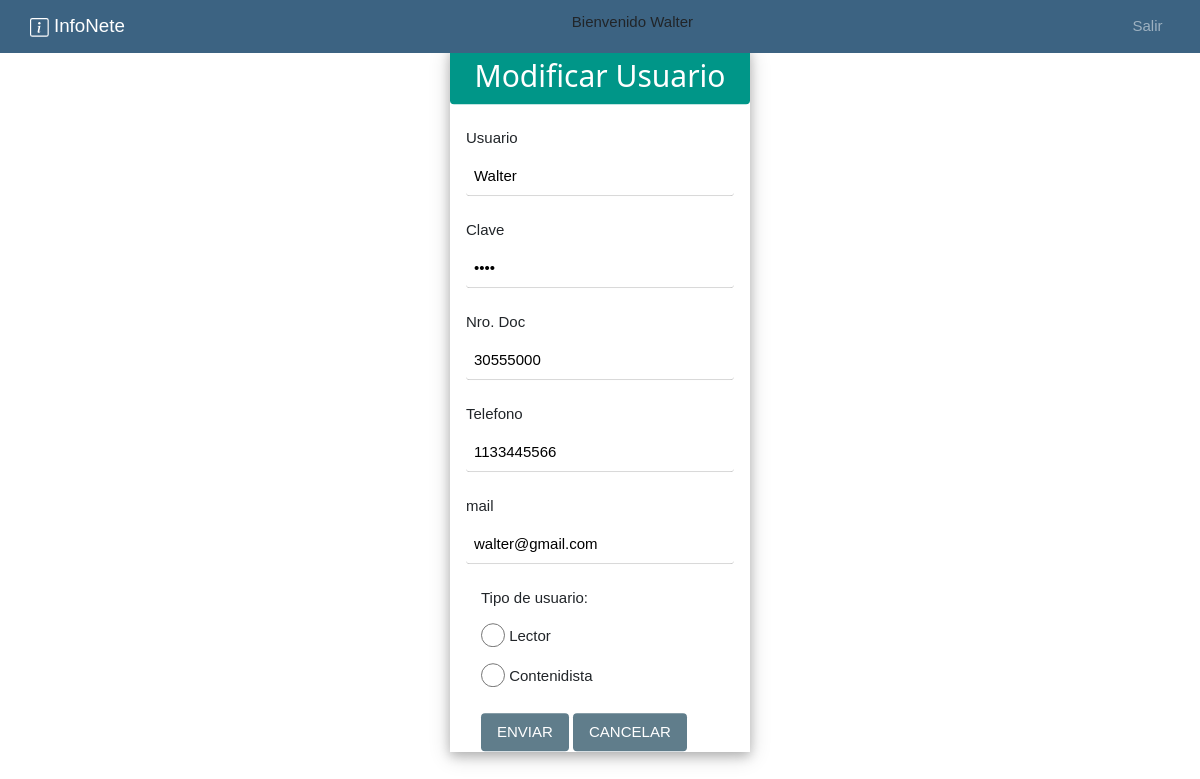
Screenshot of /interno.php?page=buscarUsuarioById&idUsiario=1 (signed in) with the database file from the repository.
### tables this page shows
CREATE TABLE Usuario    				
(
Id_usuario int NOT NULL auto_increment,
Nro_doc int NOT NULL,
Cod_doc int NOT NULL,
Nombre varchar(50),
Mail varchar(64),
Telefono int,
Cod_Localidad int NOT NULL,										
Cod_Usuario int NOT NULL,										 
Pass varchar(50),																						
CONSTRAINT PK_Usuario PRIMARY KEY (Id_usuario),
CONSTRAINT FK_Usuario_Documento FOREIGN KEY (Cod_doc) REFERENCES Tipo_doc (Cod_doc),
CONSTRAINT FK_Usuario_Localidad FOREIGN KEY (Cod_Localidad) REFERENCES Localidad (Cod_Localidad),
CONSTRAINT FK_Usuario_Rol FOREIGN KEY (Cod_Usuario) REFERENCES Rol (Cod_Rol) 
);

### controller/AdministradorController.php (called while the page is built, shortened)
<?php
class AdministradorController
{
    private $modelo;
        public function __construct(){
            $this->modelo = new AdminModel();
        }
    public function executeBuscarUsuarioById($idUsuario){
        $this->modelo->executeBuscarUsuarioById($idUsuario);
        include_once("view/modificarUsuarioView.php");
    }
}

### helper/Database.php (called while the page is built, shortened)
<?php
class Database{
    private $conexion;
    public function __construct(){
        $configuracion = parse_ini_file("config/config.ini");
        $servername = $configuracion["servername"];
        $username = $configuracion["username"];
        $dbname =  $configuracion["dbname"];
        $password =  $configuracion["password"];
        $conn = new mysqli($servername, $username, $password);
        $conn->select_db($dbname);
        $this->conexion = $conn;
    }
    public function executeBuscarUsuarioById($idUsuario){
        $stmt = $this->conexion->prepare("SELECT * FROM Usuario WHERE Id_usuario = ?");
        $stmt->bind_param('i', $idUsuario);
        $stmt->execute();
        $result = $stmt->get_result();
    }
}

### model/AdminModel.php (called while the page is built, shortened)
<?php
include_once("helper/Database.php");
class AdminModel
{
    private $conexion;
    public function __construct(){
        $this->conexion = new Database();
    }
    public function executeBuscarUsuarioById($idUsuario){
        $this->conexion->executeBuscarUsuarioById($idUsuario);
    }
}

### view/modificarUsuarioView.php (the view, shortened to what this page needs)
<?php if(isset($_SESSION["usuariosModif"])) {
    $usuario = $_SESSION["usuariosModif"];
    $pos = explode("-", $usuario);
?>
<div class="w3-card-4 w3-display-middle " style="width:25%;">
    <div class="w3-container w3-teal w3-round">
        <h2 class="w3-center">Modificar Usuario</h2>
    </div>
    <br>
    <form class="w3-container" name="registrar" action="interno.php?page=modifDatosUsuario" method="post" enctype="application/x-www-form-urlencoded">
        <label>Usuario </label><input class="w3-input w3-round" type="text" name="usuario" value="<?php echo $pos[2]?>"> <br/>
        <label>Clave </label><input class="w3-input w3-round" type="password" name="clave" value="<?php echo $pos[4]?>"><br/>
        <label>Nro. Doc </label><input class="w3-input w3-round" type="text" name="nroDoc" value="<?php echo $pos[1]?>"><br/>
        <label>Telefono </label><input class="w3-input w3-round" type="text" name="telefono" value="<?php echo $pos[5]?>"><br/>
        <label>mail </label><input class="w3-input w3-round" type="email" name="mail" value="<?php echo $pos[3]?>"><br/>
        <?php
        if(strcmp($_SESSION["usuarioAlta"],"Admin") == 0){ ?>
        <div class="container">
            <label>Tipo de usuario:
        </div>
        <?php
                if($pos[6]==1){ ?>
            <div class="container w3-margin-bottom">
                <input id="lector" class="w3-radio w3-margin-bottom" type="radio" name="codUsuario" value="3">
                <label>Lector</label>
                <br>
                <input id="conte" class="w3-radio w3-margin-bottom" type="radio" name="codUsuario" value="2">
                <label>Contenidista</label>
            </div>
        <?php }
            if($pos[6]==2){ ?>
        <?php }
            if($pos[6]==3){ ?>
        <div class="container w3-margin-bottom">
            <input id="conte" class="w3-radio w3-margin-bottom" type="radio" name="codUsuario" value="2">
            <label>Contenidista</label>
            <br>
            <input id="admin" class="w3-radio w3-margin-bottom" type="radio" name="codUsuario" value="1">
            <label>Administrador</label>
        </div>
    <?php }  } else { ?>
        <input type="hidden" name="codUsuario" value="<?php echo $pos[6]?>">
    <?php  }?>
        <div class="container">
            <input class="w3-button w3-blue-grey w3-round w3-center" type="submit" name="boton" value="ENVIAR">
            <?php
            if(strcmp($_SESSION["usuarioAlta"],"Admin")== 0){ ?>
            <a href="interno.php?page=panelControl" class="w3-button w3-blue-grey w3-round w3-center"  value="cancelar">CANCELAR</a>
            <?php } else{ ?>
            <a href="index.php?page=panelUsuario" class="w3-button w3-blue-grey w3-round w3-center"  value="cancelar">CANCELAR</a>
            <?php } ?>
        </div>
    </form>
</div>
<?php } ?>

### view/css/estilos.css (style rules this page uses)
body { padding-top: 0px; }
.container { position: relative; }

### view/css/w3.css (style rules this page uses)
*,*:before,*:after { box-sizing:inherit }
html { -ms-text-size-adjust:100%;-webkit-text-size-adjust:100% }
body { margin:0 }
a { background-color:transparent }
button,input,select,textarea,optgroup { font:inherit;margin:0 }
button,input { overflow:visible }
button,[type=button],[type=reset],[type=submit] { -webkit-appearance:button }
[type=checkbox],[type=radio] { padding:0 }
html,body { font-family:Verdana,sans-serif;font-size:15px;line-height:1.5 }
html { overflow-x:hidden }
h2 { font-size:30px }
h1,h2,h3,h4,h5,h6 { font-family:"Segoe UI",Arial,sans-serif;font-weight:400;margin:10px 0 }
a { color:inherit }
.w3-btn,.w3-button { border:none;display:inline-block;padding:8px 16px;vertical-align:middle;overflow:hidden;text-decoration:none;color:inherit;background-color:inherit;text-align:center;cursor:pointer;white-space:nowrap }
.w3-btn,.w3-button { -webkit-touch-callout:none;-webkit-user-select:none;-khtml-user-select:none;-moz-user-select:none;-ms-user-select:none;user-select:none }
.w3-input { padding:8px;display:block;border:none;border-bottom:1px solid #ccc;width:100% }
.w3-check,.w3-radio { width:24px;height:24px;position:relative;top:6px }
.w3-container:after,.w3-container:before,.w3-panel:after,.w3-panel:before,.w3-row:after,.w3-row:before,.w3-row-padding:after,.w3-row-padding:before, .w3-cell-row:before,.w3-cell-row:after,.w3-clear:after,.w3-clear:before,.w3-bar:before,.w3-bar:after { content:"";display:table;clear:both }
.w3-display-middle { position:absolute;top:50%;left:50%;transform:translate(-50%,-50%);-ms-transform:translate(-50%,-50%) }
.w3-round,.w3-round-medium { border-radius:4px }
.w3-container,.w3-panel { padding:0.01em 16px }
.w3-card-4,.w3-hover-shadow:hover { box-shadow:0 4px 10px 0 rgba(0,0,0,0.2),0 4px 20px 0 rgba(0,0,0,0.19) }
.w3-center { text-align:center!important }
.w3-margin-bottom { margin-bottom:16px!important }
.w3-blue-grey,.w3-hover-blue-grey:hover,.w3-blue-gray,.w3-hover-blue-gray:hover { color:#fff!important;background-color:#607d8b!important }
.w3-teal,.w3-hover-teal:hover { color:#fff!important;background-color:#009688!important }

### rows the page displays
usuario: usuario "Walter", nroDoc "30555000", telefono "1133445566", mail "walter@gmail.com"

### other values shown
$pos[1] "Walter"
